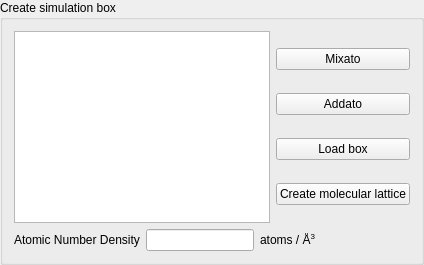
               <widget class="QGroupBox" name="groupBox_11">
                <property name="sizePolicy">
                 <sizepolicy hsizetype="Preferred" vsizetype="Preferred">
                  <horstretch>0</horstretch>
                  <verstretch>1</verstretch>
                 </sizepolicy>
                </property>
                <property name="title">
                 <string>Create simulation box</string>
                </property>
                <layout class="QVBoxLayout" name="verticalLayout_19">
                 <item>
                  <layout class="QHBoxLayout" name="horizontalLayout_8" stretch="4,1">
                   <item>
                    <widget class="QTableWidget" name="atoFileTable">
                     <property name="maximumSize">
                      <size>
                       <width>16777215</width>
                       <height>2000</height>
                      </size>
                     </property>
                     <property name="horizontalScrollBarPolicy">
                      <enum>Qt::ScrollBarAlwaysOff</enum>
                     </property>
                     <property name="sizeAdjustPolicy">
                      <enum>QAbstractScrollArea::AdjustIgnored</enum>
                     </property>
                     <property name="columnCount">
                      <number>3</number>
                     </property>
                     <attribute name="horizontalHeaderVisible">
                      <bool>false</bool>
                     </attribute>
                     <attribute name="horizontalHeaderDefaultSectionSize">
                      <number>120</number>
                     </attribute>
                     <attribute name="verticalHeaderVisible">
                      <bool>false</bool>
                     </attribute>
                     <attribute name="verticalHeaderDefaultSectionSize">
                      <number>25</number>
                     </attribute>
                     <column>
                      <property name="text">
                       <string>Component</string>
                      </property>
                     </column>
                     <column>
                      <property name="text">
                       <string>Charge</string>
                      </property>
                     </column>
                     <column>
                      <property name="text">
                       <string># in box</string>
                      </property>
                     </column>
                    </widget>
                   </item>
                   <item>
                    <layout class="QVBoxLayout" name="verticalLayout_17">
                     <item>
                      <widget class="QPushButton" name="mixatoButton">
                       <property name="text">
                        <string>Mixato</string>
                       </property>
                      </widget>
                     </item>
                     <item>
                      <widget class="QPushButton" name="addatoButton">
                       <property name="text">
                        <string>Addato</string>
                       </property>
                      </widget>
                     </item>
                     <item>
                      <widget class="QPushButton" name="loadBoxButton">
                       <property name="text">
                        <string>Load box</string>
                       </property>
                      </widget>
                     </item>
                     <item>
                      <widget class="QPushButton" name="makelatticeatoButton">
                       <property name="text">
                        <string>Create molecular lattice</string>
                       </property>
                      </widget>
                     </item>
                    </layout>
                   </item>
                  </layout>
                 </item>
                 <item>
                  <layout class="QHBoxLayout" name="horizontalLayout_16">
                   <item>
                    <widget class="QLabel" name="label_5">
                     <property name="text">
                      <string>Atomic Number Density</string>
                     </property>
                     <property name="buddy">
                      <cstring>numberDensityLineEdit</cstring>
                     </property>
                    </widget>
                   </item>
                   <item>
                    <widget class="QLineEdit" name="numberDensityLineEdit">
                     <property name="inputMethodHints">
                      <set>Qt::ImhNone</set>
                     </property>
                    </widget>
                   </item>
                   <item>
                    <widget class="QLabel" name="label">
                     <property name="text">
                      <string>atoms / Å&lt;sup&gt;3&lt;/sup&gt;</string>
                     </property>
                    </widget>
                   </item>
                   <item>
                    <spacer name="horizontalSpacer_11">
                     <property name="orientation">
                      <enum>Qt::Horizontal</enum>
                     </property>
                     <property name="sizeHint" stdset="0">
                      <size>
                       <width>40</width>
                       <height>20</height>
                      </size>
                     </property>
                    </spacer>
                   </item>
                  </layout>
                 </item>
                </layout>
               </widget>
